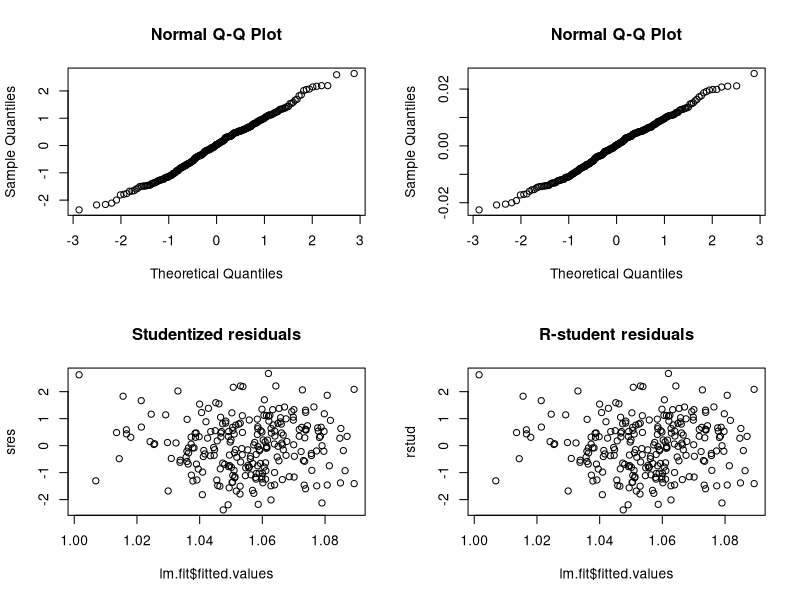
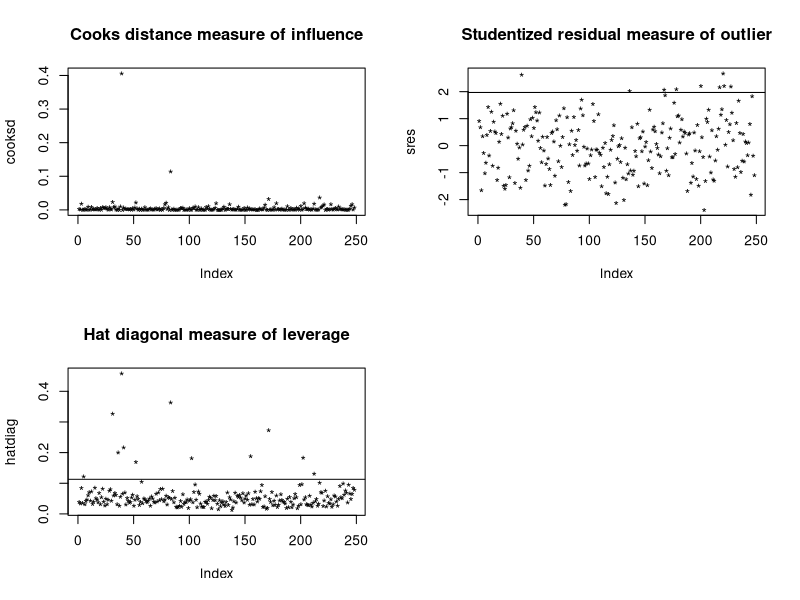
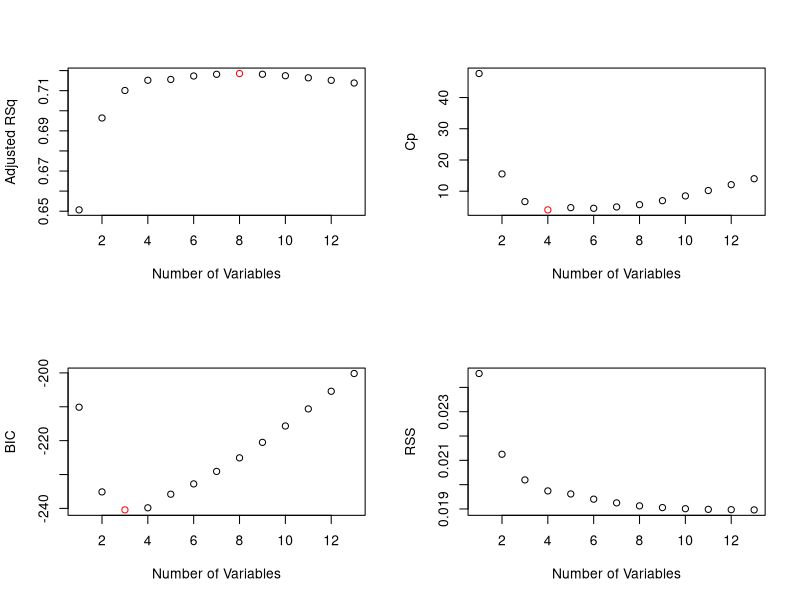

These charts were generated, in order, by the following R code: (Note: this script raises an error after producing the figures.)
library(MASS) # needed for studres
library(leaps)
library(car) # for vif
setwd("C:/Users/yuqi/Documents/R/wd")


bodyfatmendata=read.csv("bodyfatmen.csv")

lm.fit <- lm(density ~ age + weight + height + neck + chest + abdomen
             + hip + thigh + knee + ankle + biceps + forearm + wrist, data = bodyfatmendata)
#residual analysis
summary(lm.fit)
par(mfrow = c(2, 2))
qqnorm(rstandard(lm.fit))
qqnorm(lm.fit$residuals)

sres <- studres(lm.fit)
data.frame(sres)
plot(lm.fit$fitted.values, sres, main = "Studentized residuals")
# R-student
rstud <- rstudent(lm.fit)
data.frame(rstud)

plot(lm.fit$fitted.values, rstud, main = "R-student residuals")


X1 <- model.matrix(lm.fit) # get the X matrix
X <- X1[, -1] # remove the intercept column (column 1)

p <- length(lm.fit$coefficients)
n <- nrow(bodyfatmendata)
#Leverage, outliers & influential points

leverage.cutoff <- 2*p/n # Montgomery p. 213
cooks.cutoff <- qf(0.5, p, n - p, lower.tail = FALSE) # Montgomery p. 215
studres.cutoff <- qt(0.05/2, n - p, lower.tail = FALSE) # Montgomery p. 135
leverage.cutoff
cooks.cutoff
studres.cutoff
cooksd <- cooks.distance(lm.fit)
plot(cooksd, pch="*", main="Cooks distance measure of influence")
abline(h=cooks.cutoff)
plot(sres, pch="*", main="Studentized residual measure of outlier")
abline(h=studres.cutoff)
hatdiag <- hatvalues(lm.fit)
plot(hatdiag, pch="*", main="Hat diagonal measure of leverage")
abline(h=leverage.cutoff)

#remove 39th data in bodyfatmendata
bodyfatmendata <- bodyfatmendata[-c(39), ]
lm.fit <- lm(density ~ age + weight + height + neck + chest + abdomen
             + hip + thigh + knee + ankle + biceps + forearm + wrist, data = bodyfatmendata)
summary(lm.fit)
p <- length(lm.fit$coefficients)
n <- nrow(bodyfatmendata)

#multicollinearity
WtW <- cor(X)
WtW

# VIF
vif(lm.fit)
# or diagonals in
solve(WtW)

# Condition number
eval <- eigen(WtW)
eval
condition_number <- max(eval$values) / min(eval$values)
condition_number # (100<k<1000 so moderate to strong multicollinearity  see p. 298 Montgomery)

#all possible regression
predict.regsubsets =function (object ,newdata ,id ,...){
 form=as.formula (object$call[[2]])
 mat=model.matrix (form, newdata )
 coefi =coef(object, id=id)
 xvars =names (coefi )
 mat[,xvars ]%*%coefi
}


n <- nrow(bodyfatmendata)
set.seed(2)
train_valid <- sample(1:n, 85*n/100)
test <- (-train_valid)
bodyfatmendata.train_valid <- bodyfatmendata[train_valid, ]
bodyfatmendata.test <- bodyfatmendata[test, ]
#valid <- sample(1:nrow(bodyfatmendata.train_valid), 15*nrow(bodyfatmendata.train_valid)/85)
#bodyfatmendata.valid <- bodyfatmendata[valid, ]
#bodyfatmendata.train <- bodyfatmendata[-valid, ]

#all possible regression on data
regfit.full = regsubsets (density~.,data=bodyfatmendata.train_valid ,nvmax =13)
reg.summary = summary(regfit.full)
par(mfrow =c(2,2))
plot(reg.summary$adjr2 , col=ifelse(reg.summary$adjr2==max(reg.summary$adjr2), "red", "black"), xlab =" Number of Variables ",
     ylab="Adjusted RSq",type="p")
plot(reg.summary$cp , col=ifelse(reg.summary$cp==min(reg.summary$cp), "red", "black"), xlab =" Number of Variables ",ylab="Cp",
     type="p")
plot(reg.summary$bic , col=ifelse(reg.summary$bic==min(reg.summary$bic), "red", "black"), xlab=" Number of Variables ",ylab="BIC",
     type="p")
plot(reg.summary$rss ,xlab=" Number of Variables ",ylab="RSS",
     type="p")

par(mfrow =c(1,2))
mse <- replicate(13, 0)
r2.adj <- replicate(13, 0)
for(i in 1:13) {
   pred=predict (regfit.full, bodyfatmendata.test, id=i, return = TRUE)
   mse[i]=mean( (bodyfatmendata.test$density-pred)^2)
   p <- i+1
   n <- nrow(bodyfatmendata.test)
   ss.res <- sum( (bodyfatmendata.test$density - pred)^2)
   ss.tot <- sum( (bodyfatmendata.test$density 
                   - mean(bodyfatmendata.test$density)) ^ 2)
   r2.adj[i] <- 1 - (ss.res / (n - p)) / (ss.tot / (n - 1))
}
plot(mse, col=ifelse(mse==min(mse), "red", "black"), xlab=" Number of Variables ",ylab="MSE")
plot(r2.adj, col=ifelse(r2.adj==max(r2.adj), "red", "black"), xlab=" Number of Variables ",ylab="Adjusted RSq")

#K-folds CV repeating N times
N=50
k=5
sum.mean.cv.errors <- replicate(13, 0)
sum.mean.cv.r2.adj <- replicate(13, 0)
sum.mean.cv.cp <- replicate(13, 0)
sum.mean.cv.bic <- replicate(13, 0)

for(aa in 1:N){
set.seed (aa)
folds=sample (1:k,nrow(bodyfatmendata.train_valid),replace =TRUE)
cv.mse =matrix (NA ,k,13, dimnames =list(NULL , paste (1:13) ))
cv.bic =matrix (NA ,k,13, dimnames =list(NULL , paste (1:13) ))
cv.cp =matrix (NA ,k,13, dimnames =list(NULL , paste (1:13) ))
cv.r2.adj =matrix (NA ,k,13, dimnames =list(NULL , paste (1:13) ))

for(j in 1:k){
   best.fit =regsubsets (density~.,data=bodyfatmendata.train_valid [folds !=j,],
                         nvmax =13)
   reg_summary = summary(best.fit)
   for(i in 1:13) {
      pred=predict (best.fit, bodyfatmendata.train_valid [folds ==j,], id=i, return = TRUE)
      cv.mse[j,i]=mean( (bodyfatmendata.train_valid$density[folds ==j]-pred)^2)
      p <- i+1
      n <- nrow(bodyfatmendata.train_valid[folds ==j,])
      ss.res <- sum( (bodyfatmendata.train_valid$density[folds ==j] - pred)^2)
      ss.tot <- sum( (bodyfatmendata.train_valid$density[folds ==j] 
                     - mean(bodyfatmendata.train_valid$density[folds ==j])) ^ 2)
      cv.r2.adj[j,i] <- 1 - (ss.res / (n - p)) / (ss.tot / (n - 1))
      cv.bic[j,i] <- reg_summary$bic[i]
      cv.cp[j,i] <- reg_summary$cp[i]
   }
}

mean.cv.errors <- apply(cv.mse ,2, mean)
mean.cv.r2.adj <- apply(cv.r2.adj ,2, mean)
mean.cv.cp <- apply(cv.cp ,2, mean)
mean.cv.bic <- apply(cv.bic ,2, mean)

sum.mean.cv.errors = sum.mean.cv.errors + mean.cv.errors
sum.mean.cv.r2.adj = sum.mean.cv.r2.adj + mean.cv.r2.adj
sum.mean.cv.cp = sum.mean.cv.cp + mean.cv.cp
sum.mean.cv.bic = sum.mean.cv.bic + mean.cv.bic
}
par(mfrow =c(2,2))
plot(sum.mean.cv.errors/N, main = "MSE on validation data", xlab = "No. of Variables", ylab = "MSE")
plot(sum.mean.cv.r2.adj/N, main = "AdjR2 on validation data", xlab = "No. of Variables", ylab = "AdjR2")
plot(sum.mean.cv.cp/N, main = "Cp on training data", xlab = "No. of Variables", ylab = "Cp")
plot(sum.mean.cv.bic/N, main = "BIC on training data", xlab = "No. of Variables", ylab = "BIC")

reg.best=regsubsets (density~.,data=bodyfatmendata.train_valid , nvmax =4)
coef(reg.best ,4)
coef(reg.best ,3)

#evaluate on test data
pred=predict (reg.best, bodyfatmendata.test, id=3, return = TRUE)
test.mse=mean( (bodyfatmendata.test$density-pred)^2)
test.mse
p <- 3+1
n <- nrow(bodyfatmendata.test)
ss.res <- sum( (bodyfatmendata.test$density - pred)^2)
ss.tot <- sum( (bodyfatmendata.test$density 
                - mean(bodyfatmendata.test$density)) ^ 2)
test.r2.adj <- 1 - (ss.res / (n - p)) / (ss.tot / (n - 1))
test.r2.adj

###################
#### Bootstrap ####
###################
# Resample data 3000 times. The intercept value behaves as a normal distribution, as expected.

# 4 variables model
lm.fit4 <- lm(density ~ height + chest + abdomen + wrist, data = bodyfatmendata.train_valid)
system.time(bo1<-Boot(lm.fit4,R=3000))
summary(bo1)
confint(bo1)
plot(bo1,main="Values of intercept")
inf.fit= influence.measures(lm.fit4)
summary(inf.fit)
# 3 variables model
lm.fit3 <- lm(density ~ height + abdomen + wrist, data = bodyfatmendata.train_valid)
system.time(bo2<-Boot(lm.fit3,R=3000))
summary(bo2)
confint(bo2)
plot(bo2,main="Values of intercept")
inf.fit= influence.measures(lm.fit3)
summary(inf.fit)
